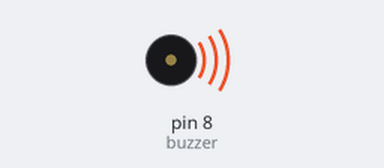
Recording of a sketch running on a simulated Arduino Uno, built with avr-gcc and run on an emulated ATmega328P. On the bench: buzzer (waves = sounding).

Above: at 2.0 s.
At 12.85 s:
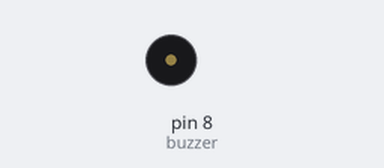
Timing chart, 0 to 13.7 s (numbered marks = the images above):
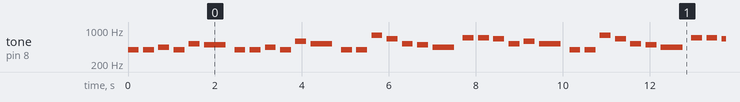

The sketch:

arduino_buxer_selamat_ulang_tahun.ino
```cpp
int buzzer = 8;

// Frekuensi nada
int melody[] = {
  392,392,440,392,523,494,      // Selamat ulang tahun kami ucapkan
  392,392,440,392,587,523,      // Selamat panjang umur kita akan doakan
  392,392,784,659,523,494,440,  // Selamat sejahtera, sehat sentosa
  698,698,659,523,587,523,      // Selamat panjang umur dan bahagia

  // Ulang bait terakhir biar lebih panjang
  392,392,784,659,523,494,440,
  698,698,659,523,587,523,

  // Penutup lembut (ulang nada akhir)
  523,523,523
};

// Durasi nada: 4=quarter note, 2=half note, 1=whole note
int noteDurations[] = {
  4,4,4,4,4,2,
  4,4,4,4,4,2,
  4,4,4,4,4,4,2,
  4,4,4,4,4,2,

  // ulang bait terakhir
  4,4,4,4,4,4,2,
  4,4,4,4,4,2,

  // penutup lembut
  2,2,4
};

void setup() {
  // tidak ada setup
}

void loop() {
  int notes = sizeof(melody) / sizeof(melody[0]);

  for (int thisNote = 0; thisNote < notes; thisNote++) {
    int noteDuration = 1000 / noteDurations[thisNote];
    tone(buzzer, melody[thisNote], noteDuration);

    // jeda antar nada agar terdengar lebih natural
    int pauseBetweenNotes = noteDuration * 1.4;
    delay(pauseBetweenNotes);

    noTone(buzzer);
  }

  delay(4000); // jeda 4 detik sebelum mengulang lagi
}
```

Measured:
- by itself, tone on pin 8 (buzzer): plays 392 Hz for 0.25 s, 392 Hz for 0.25 s, 440 Hz for 0.25 s, 392 Hz for 0.25 s, 523 Hz for 0.25 s, 494 Hz for 0.50 s … (254 notes in this stretch)
